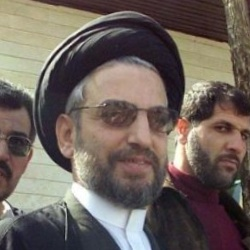
#> input picture dataset/lfw_funneled/Abdel_Aziz_Al-Hakim/Abdel_Aziz_Al-Hakim_0001.jpg, 250 x 250 px, found by its file name; its folder holds only this picture in this run
$ jupyter execute --allow-errors face-regconition.ipynb
#> lines starting #> are read from the running program, lines starting #| are printed output that depends on the picture
[cell 1]
import tarfile
import os
import numpy as np
from PIL import Image
import matplotlib.pyplot as plt
import pandas as pd
from sklearn.decomposition import PCA
from sklearn.preprocessing import StandardScaler
import seaborn as sns
import cv2

#> (a cell that did not finish here is left out)

[cell 3]
# Preview first image
base_image_path = "/kaggle/working/lfw_funneled/"
dir_names = os.listdir(base_image_path)
first_image_name = os.listdir(base_image_path + dir_names[0])
np_img = np.asarray(Image.open(base_image_path + dir_names[0] + "/" + first_image_name[0]))
#> np_img is the input picture: shape (250, 250, 3); mean R, G, B 110.5, 99.6, 93.1
plt.imshow(np_img)
# plt.xlabel(first_image_name[1])

[cell 4]
print(f"Number of Candidates: {len(dir_names)}")
counter = 0
for dir_name in dir_names:
    try:
        file_names = os.listdir(base_image_path + dir_name)
        for file_name in file_names:
            counter += 1
    except:
        continue
print(f"Number of Files: {counter}")

[cell 5]
# Display RGB Image
fig, axs = plt.subplots(1,3,figsize=(15, 5))
axs[0].imshow(np_img[:,:,0], cmap='Reds')
axs[1].imshow(np_img[:,:,1], cmap='Greens')
axs[2].imshow(np_img[:,:,2], cmap='Blues')
axs[0].set_title("Red Channel")
axs[1].set_title("Green Channel")
axs[2].set_title("Blue Channel")
plt.show()
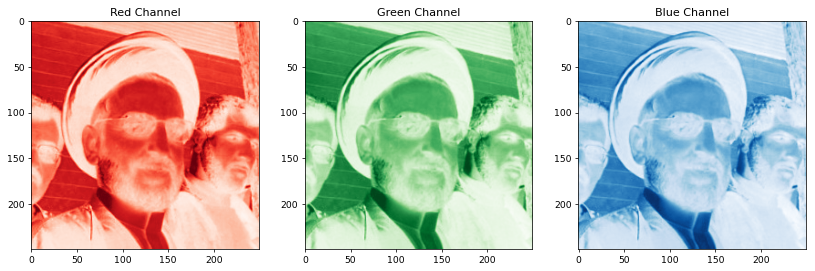
#> figure drawn by matplotlib, 3 panels

[cell 6]
# Read image using matplotlib and cv2
plt_img = plt.imread(base_image_path + dir_names[0] + "/" + first_image_name[0])
cv2_img = cv2.imread(base_image_path + dir_names[0] + "/" + first_image_name[0])
fig, axs = plt.subplots(1,2,figsize=(15,5))
axs[0].imshow(plt_img)
axs[1].imshow(cv2_img)
axs[0].set_title("Image from matplotlib")
axs[1].set_title("Image from cv2")
plt.show()
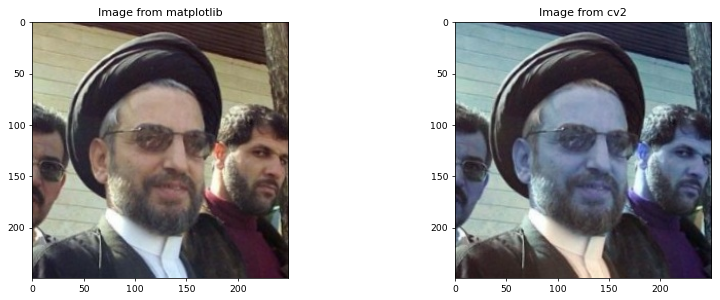
#> figure drawn by matplotlib, 2 panels; B, G, R data is drawn as R, G, B

[cell 7]
# Convert BGR to RGB in cv2
cv2_img_rgb = cv2.cvtColor(cv2_img, cv2.COLOR_BGR2RGB)
plt.imshow(cv2_img_rgb)

[cell 8]
#Convert Image to gray_scale
cv2_img_gray = cv2.cvtColor(plt_img, cv2.COLOR_RGB2GRAY)
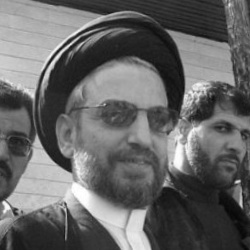
#> cv2_img_gray: shape (250, 250); min 7, max 255, mean 102.1
plt.imshow(cv2_img_gray, cmap="Greys")

[cell 9]
# Apply Resizing for image
cv2_img_resized = cv2.resize(plt_img, None, fx=0.50, fy=0.50)
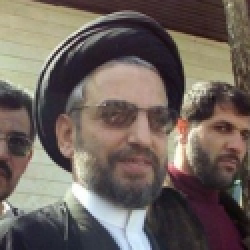
#> cv2_img_resized: shape (125, 125, 3) (shown 2 times larger); mean R, G, B 110.6, 99.7, 93.3
plt.imshow(cv2_img_resized)
print(cv2_img_resized.flatten().shape)
#| (46875,)

[cell 10]
# Apply PCA for image
pca = PCA(n_components=15)
img_pca = pca.fit_transform(plt_img.mean(axis=2))
img_pca_projection = pca.inverse_transform(img_pca)
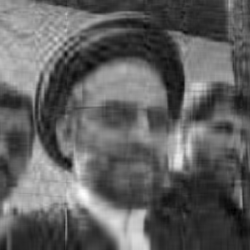
#> img_pca_projection: shape (250, 250) float64; min -8.72, max 280.6, mean 101.1; drawn with min black and max white
print(f"RAW Image: {plt_img.flatten().shape}")
#| RAW Image: (187500,)
print(f"Image after applying PCA: {img_pca_projection.flatten().shape}")
#| Image after applying PCA: (62500,)
plt.imshow(img_pca_projection)

[cell 11]
# Image Segmentation by K-mean Clustering for the first image with 16 colors
from sklearn.cluster import KMeans
X = np_img.reshape(-1, 3)
Kmeans = KMeans(n_clusters=16,n_init=10)
Kmeans.fit(X)
segmented_img = Kmeans.cluster_centers_[Kmeans.labels_]
segmented_img = segmented_img.reshape(np_img.shape)
segmented_img = segmented_img/255
plt.imshow(segmented_img)
print(f"Image after clustered with 16 colors: {segmented_img.flatten().shape}")
#| Image after clustered with 16 colors: (187500,)
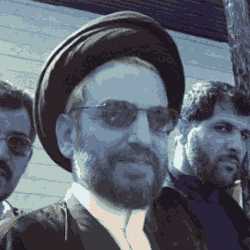
#> segmented_img: shape (250, 250, 3) float64; mean of channels 0, 1, 2 0.433, 0.39, 0.365; drawn as B, G, R

[cell 12]
# Combined Resized and PCA
img_pca = pca.fit_transform(cv2_img_resized.mean(axis=2))
img_pca_projection = pca.inverse_transform(img_pca)
#> img_pca_projection: shape (125, 125) float64
print(f"RAW Image: {plt_img.flatten().shape}")
#| RAW Image: (187500,)
print(f"Image after applying Resized and PCA: {img_pca_projection.flatten().shape}")
#| Image after applying Resized and PCA: (15625,)
plt.imshow(img_pca_projection)

[cell 13]
# Combined Resized, K-means clusttering 16 colors, PCA

cv2_img_resized = cv2.resize(segmented_img, None, fx=0.50, fy=0.50)
img_pca = pca.fit_transform(cv2_img_resized.mean(axis=2))
img_pca_projection = pca.inverse_transform(img_pca)
print(f"RAW Image: {plt_img.flatten().shape}")
#| RAW Image: (187500,)
print(f"Image after applying Resized, K-means clusttering 16 colors, PCA: {img_pca_projection.flatten().shape}")
#| Image after applying Resized, K-means clusttering 16 colors, PCA: (15625,)
plt.imshow(img_pca_projection ,cmap="Greys")

[cell 14]
sns.histplot(plt_img.flatten())
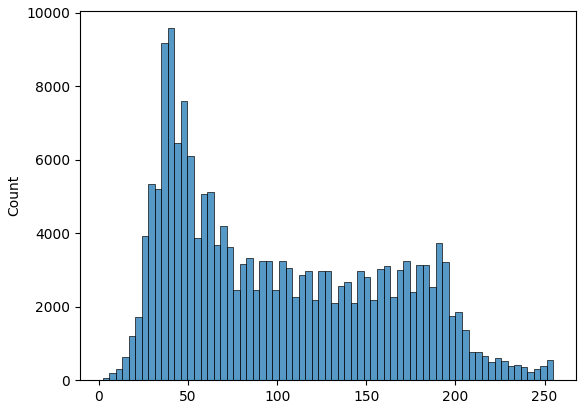
#> figure drawn by matplotlib, 1 panel; tallest bar 9578 high, from x = 38.67 to 42.33

[cell 15]
img_cropped = plt_img[30:, 30:, :]
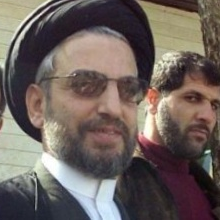
#> img_cropped: shape (220, 220, 3); mean R, G, B 109.1, 97.8, 92.8
# plt.imshow(img_cropped)
sns.histplot(img_cropped.flatten())
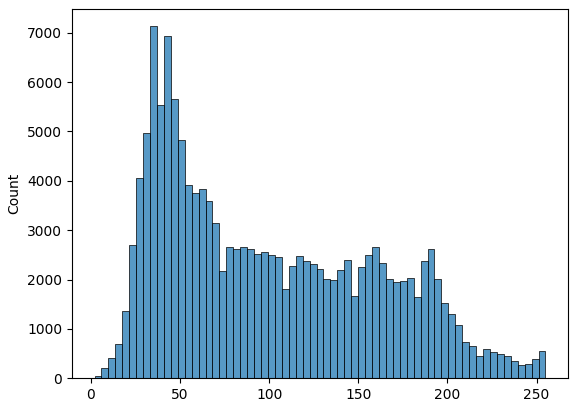
#> figure drawn by matplotlib, 1 panel; tallest bar 7133 high, from x = 33.14 to 37.03

[cell 16]
face_cascade = cv2.CascadeClassifier('/kaggle/input/haarcascade-frontalface-default/haarcascade_frontalface_default.xml')
gray_img = cv2.cvtColor(plt_img, cv2.COLOR_RGB2GRAY)
faces = face_cascade.detectMultiScale(gray_img, 1.1, 1)
#> faces = [[69, 68, 129, 129]]
new_img = np.zeros_like(plt_img)
for (x,y,w,h) in faces:
    new_img[x:x+w, y:y+h] = plt_img[x:x+w, y:y+h]
#> this loop made 1 pass
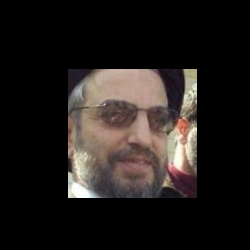
#> new_img: shape (250, 250, 3); mean R, G, B 34.8, 29.9, 27.5
plt.imshow(new_img)
